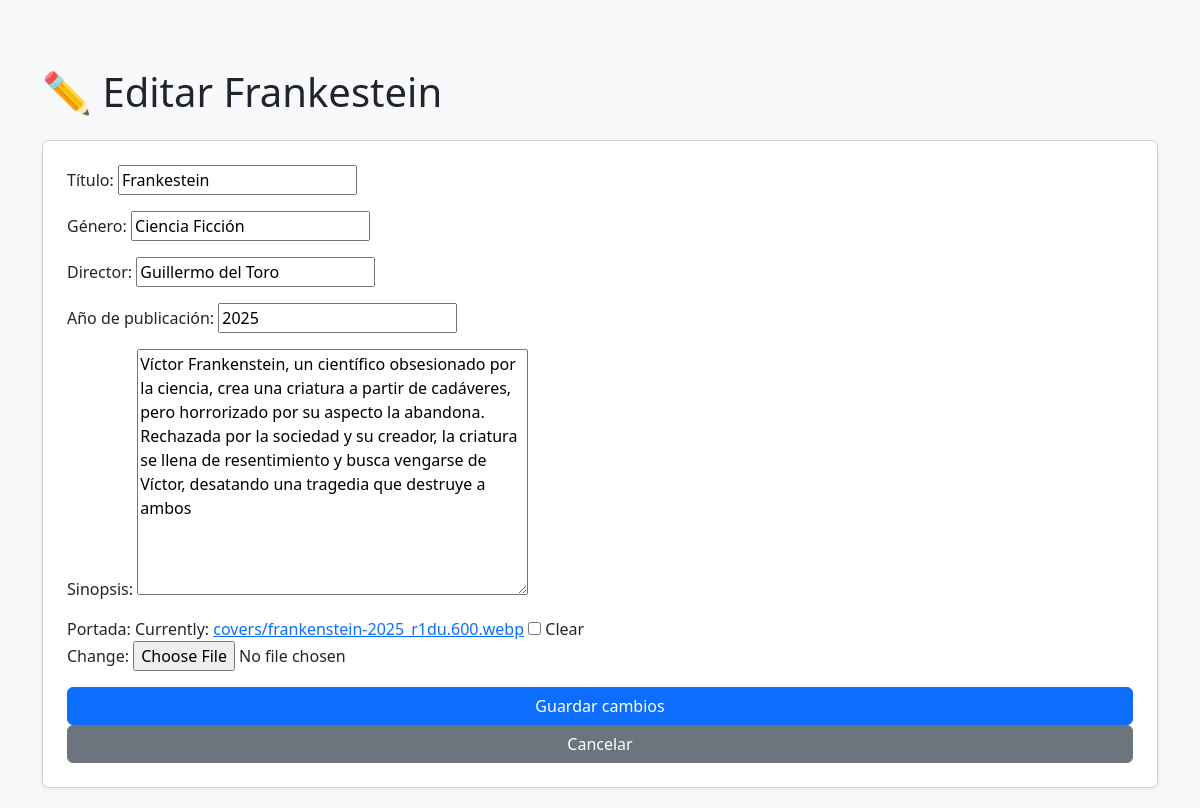
Screenshot of /movie/1/edit/ with the database file from the repository.
### movies/models.py (models this page shows, shortened)
class Movie(models.Model):
    title = models.CharField("Título", max_length=200)
    genre = models.CharField("Género", max_length=100)
    director_name = models.CharField("Director", max_length=100)
    release_year = models.PositiveIntegerField("Año de publicación")
    synopsis = models.TextField("Sinopsis")
    cover_image = models.ImageField("Portada", upload_to='covers/', blank=True, null=True)

### movies/views.py (the view)
# urls.py: path('movie/<int:movie_id>/edit/', views.edit_movie, name='edit_movie'),
def edit_movie(request, movie_id):
    movie = get_object_or_404(Movie, pk=movie_id)
    if request.method == 'POST':
        form = MovieForm(request.POST, request.FILES, instance=movie)
        if form.is_valid():
            form.save()
            return redirect('index')
    else:
        form = MovieForm(instance=movie)
    return render(request, 'movies/edit_movie.html', {'form': form, 'movie': movie})

### movies/forms.py
class MovieForm(forms.ModelForm):
    class Meta:
        model = Movie
        fields = ['title', 'genre', 'director_name', 'release_year', 'synopsis', 'cover_image']

### movies/templates/movies/edit_movie.html (shortened to what this page needs)
<!DOCTYPE html>
<html>
<head>
    {% load static %}
    <link rel="stylesheet" href="{% static 'movies/style.css' %}">
    <link href="https://cdn.jsdelivr.net/npm/bootstrap@5.3.3/dist/css/bootstrap.min.css" rel="stylesheet">
</head>
<body class="bg-light">
    <div class="container mt-5">
        <h1 class="mb-4">✏️ Editar {{ movie.title }}</h1>
        <form method="post" enctype="multipart/form-data" class="card p-4 shadow-sm">
            {{ form.as_p }}
            <button type="submit" class="btn btn-primary">Guardar cambios</button>
            <a href="{% url 'index' %}" class="btn btn-secondary">Cancelar</a>
        </form>
    </div>
</body>
</html>

### movies/static/movies/style.css (style rules this page uses)
body { font-family: Arial, sans-serif; background-color: #f4f4f4; padding: 20px; }
h1 { color: #333; }

### rows the page displays
Movie: title "Frankestein", genre "Ciencia Ficción", director_name "Guillermo del Toro", release_year "2025", synopsis "Víctor Frankenstein, un científico obsesionado por la ciencia, crea una criatura a partir de cadáveres, pero horrorizado por su aspecto la abandona. Rechazada por la sociedad y su creador, la criatura se llena de resentimiento y busca vengarse de Víctor, desatando una tragedia que destruye a ambos"
